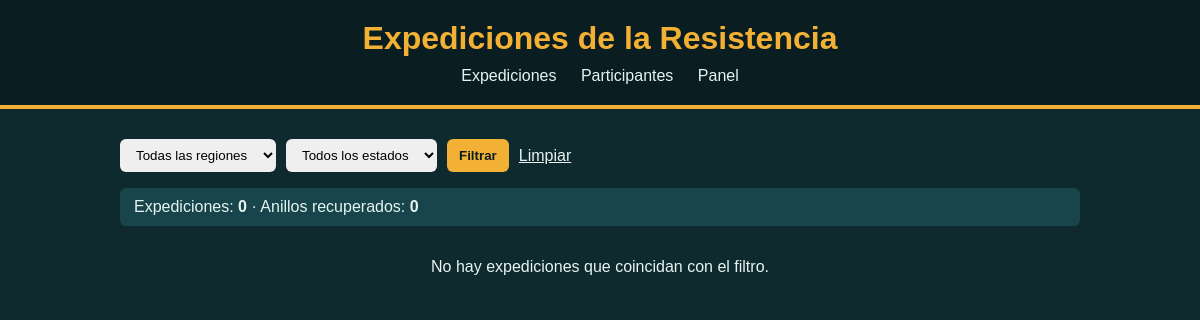
The app's page /, older data.
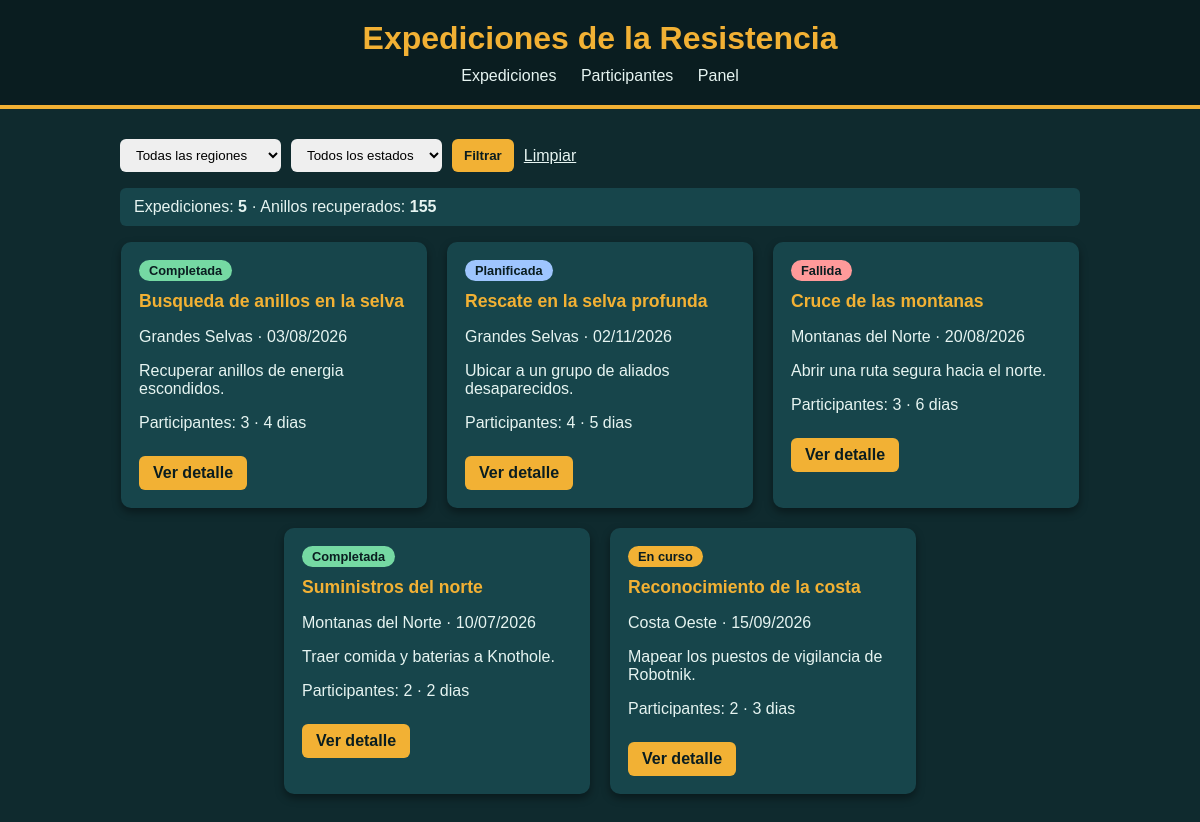
The same page, newer data.
### expediciones/models.py (models this page shows, shortened)
class Expedicion(models.Model):
    ESTADOS = [
        ('plan', 'Planificada'),
        ('curso', 'En curso'),
        ('ok', 'Completada'),
        ('fallida', 'Fallida'),
    ]
    titulo = models.CharField(max_length=120)
    region = models.ForeignKey(
        Region,
        on_delete=models.PROTECT,
        related_name='expediciones',
    )
    participantes = models.ManyToManyField(
        Participante,
        related_name='expediciones',
        blank=True,
    )
    estado = models.CharField(max_length=10, choices=ESTADOS, default='plan')
    fecha_inicio = models.DateField()
    duracion_dias = models.PositiveSmallIntegerField(default=1)
    objetivo = models.TextField(blank=True)
    class Meta:
        ordering = ['-fecha_inicio']
        verbose_name_plural = 'expediciones'

class Region(models.Model):
    nombre = models.CharField(max_length=80, unique=True)
    clima = models.CharField(max_length=60)
    nivel_peligro = models.PositiveSmallIntegerField(default=1)
    class Meta:
        ordering = ['nombre']

### expediciones/views.py (the view)
# urls.py: path('', views.inicio, name='inicio'),
def inicio(request):
    region_id = request.GET.get('region', '')
    estado = request.GET.get('estado', '')
    base = Expedicion.objects.all()
    if region_id.isdigit():
        base = base.filter(region_id=int(region_id))
    if estado:
        base = base.filter(estado=estado)
    total_anillos = Informe.objects.filter(expedicion__in=base).aggregate(
        total=Sum('anillos_recuperados')
    )['total'] or 0
    expediciones = base.select_related('region').annotate(
        num_participantes=Count('participantes')
    )
    contexto = {
        'expediciones': expediciones,
        'regiones': Region.objects.all(),
        'estados': Expedicion.ESTADOS,
        'region_sel': region_id,
        'estado_sel': estado,
        'total_anillos': total_anillos,
    }
    return render(request, 'expediciones/inicio.html', contexto)

### expediciones/templates/expediciones/inicio.html (shortened to what this page needs)
{% extends 'base.html' %}
{% block contenido %}
    <form method="get" class="filtros">
        <select name="region">
            <option value="">Todas las regiones</option>
        </select>
        <select name="estado">
            <option value="">Todos los estados</option>
        </select>
        <button type="submit">Filtrar</button>
        <a href="{% url 'expediciones:inicio' %}">Limpiar</a>
    </form>
    <p class="resumen">
        Expediciones: <strong>{{ expediciones|length }}</strong> ·
        Anillos recuperados: <strong>{{ total_anillos }}</strong>
    </p>
    <div class="lista">
    {% for e in expediciones %}
        <div class="tarjeta">
            <span class="estado estado-{{ e.estado }}">{{ e.get_estado_display }}</span>
            <h2>{{ e.titulo }}</h2>
            <p>{{ e.region.nombre }} · {{ e.fecha_inicio|date:"d/m/Y" }}</p>
            <p>{{ e.objetivo|truncatewords:8 }}</p>
            <p>Participantes: {{ e.num_participantes }} · {{ e.duracion_dias }} dia{{ e.duracion_dias|pluralize }}</p>
            <a href="{% url 'expediciones:detalle' e.id %}">Ver detalle</a>
        </div>
    {% empty %}
        <p>No hay expediciones que coincidan con el filtro.</p>
    {% endfor %}
    </div>
{% endblock %}

### templates/base.html (shortened to what this page needs)
{% load static %}
<!DOCTYPE html>
<html lang="es">
<head>
    <link rel="stylesheet" href="{% static 'css/expediciones.css' %}">
</head>
<body>
    <header>
        <h1>Expediciones de la Resistencia</h1>
        <nav>
            <a href="{% url 'expediciones:inicio' %}">Expediciones</a>
            <a href="{% url 'expediciones:participantes' %}">Participantes</a>
            <a href="{% url 'admin:index' %}">Panel</a>
        </nav>
    </header>
    <main>
        {% block contenido %}{% endblock %}
    </main>
</body>
</html>

### static/css/expediciones.css (style rules this page uses)
body { background-color: #0f2a2e; color: #e6f4f1; font-family: 'Trebuchet MS', sans-serif; margin: 0; }
header { background-color: #0a1d20; padding: 20px; text-align: center; border-bottom: 4px solid #f2b134; }
header h1 { color: #f2b134; margin: 0 0 10px 0; }
nav a { color: #e6f4f1; margin: 0 10px; text-decoration: none; }
main { max-width: 960px; margin: 30px auto; padding: 0 20px; }
.filtros { display: flex; flex-wrap: wrap; gap: 10px; margin-bottom: 15px; }
.filtros select, .filtros button { padding: 8px 12px; border-radius: 6px; border: none; }
.filtros button { background-color: #f2b134; color: #0a1d20; font-weight: bold; cursor: pointer; }
.filtros a { color: #e6f4f1; align-self: center; }
.resumen { background-color: #17454b; padding: 10px 14px; border-radius: 6px; }
.lista { display: flex; flex-wrap: wrap; gap: 20px; justify-content: center; }
.tarjeta { background-color: #17454b; border-radius: 10px; padding: 18px; width: 270px; box-shadow: 0 4px 8px rgba(0, 0, 0, 0.4); }
.tarjeta h2 { color: #f2b134; font-size: 1.1rem; margin-top: 10px; }
.tarjeta a, .boton { display: inline-block; margin-top: 8px; background-color: #f2b134; color: #0a1d20; padding: 8px 14px; border-radius: 6px; text-decoration: none; font-weight: bold; }
.estado { display: inline-block; padding: 3px 10px; border-radius: 12px; font-size: 0.8rem; font-weight: bold; color: #0a1d20; }
.estado-plan { background-color: #9ec5fe; }
.estado-curso { background-color: #f2b134; }
.estado-ok { background-color: #75d9a3; }
.estado-fallida { background-color: #ff9a9a; }

Row changes from the older to the newer data that the page shows:
added Expedicion: estado "Completada", titulo "Busqueda de anillos en la selva", region.nombre "Grandes Selvas", fecha_inicio "03/08/2026", objetivo "Recuperar anillos de energia escondidos.", num_participantes "3", duracion_dias "4"
added Expedicion: estado "Planificada", titulo "Rescate en la selva profunda", region.nombre "Grandes Selvas", fecha_inicio "02/11/2026", objetivo "Ubicar a un grupo de aliados desaparecidos.", num_participantes "4", duracion_dias "5"
added Expedicion: estado "Fallida", titulo "Cruce de las montanas", region.nombre "Montanas del Norte", fecha_inicio "20/08/2026", objetivo "Abrir una ruta segura hacia el norte.", num_participantes "3", duracion_dias "6"
added Expedicion: estado "Completada", titulo "Suministros del norte", region.nombre "Montanas del Norte", fecha_inicio "10/07/2026", objetivo "Traer comida y baterias a Knothole.", num_participantes "2", duracion_dias "2"
added Expedicion: estado "En curso", titulo "Reconocimiento de la costa", region.nombre "Costa Oeste", fecha_inicio "15/09/2026", objetivo "Mapear los puestos de vigilancia de Robotnik.", num_participantes "2", duracion_dias "3"
Text that changed along with them:
{{ expediciones|length }}: "0" → "5"
{{ total_anillos }}: "0" → "155"
text no longer shown: "No hay expediciones que coincidan con el filtro."
